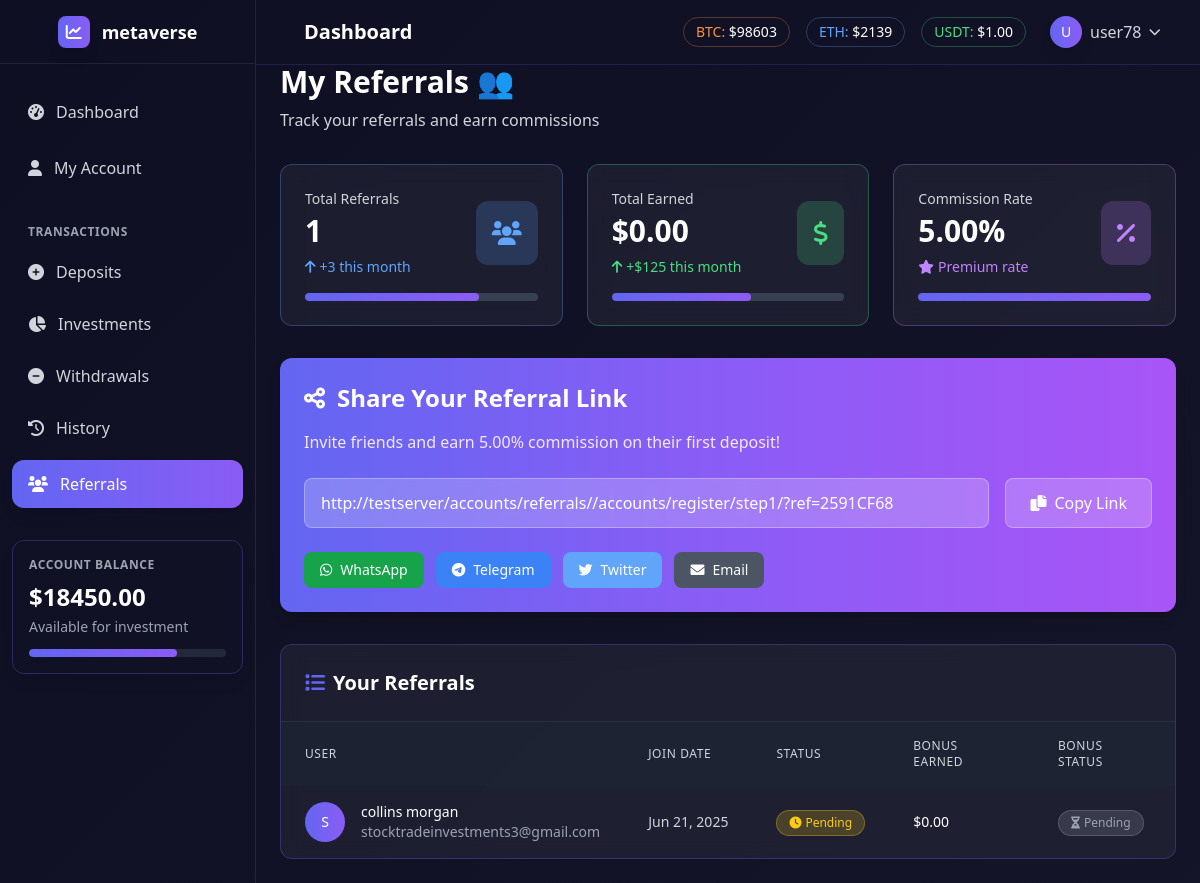
The app's page /accounts/referrals/ (signed in), older data.
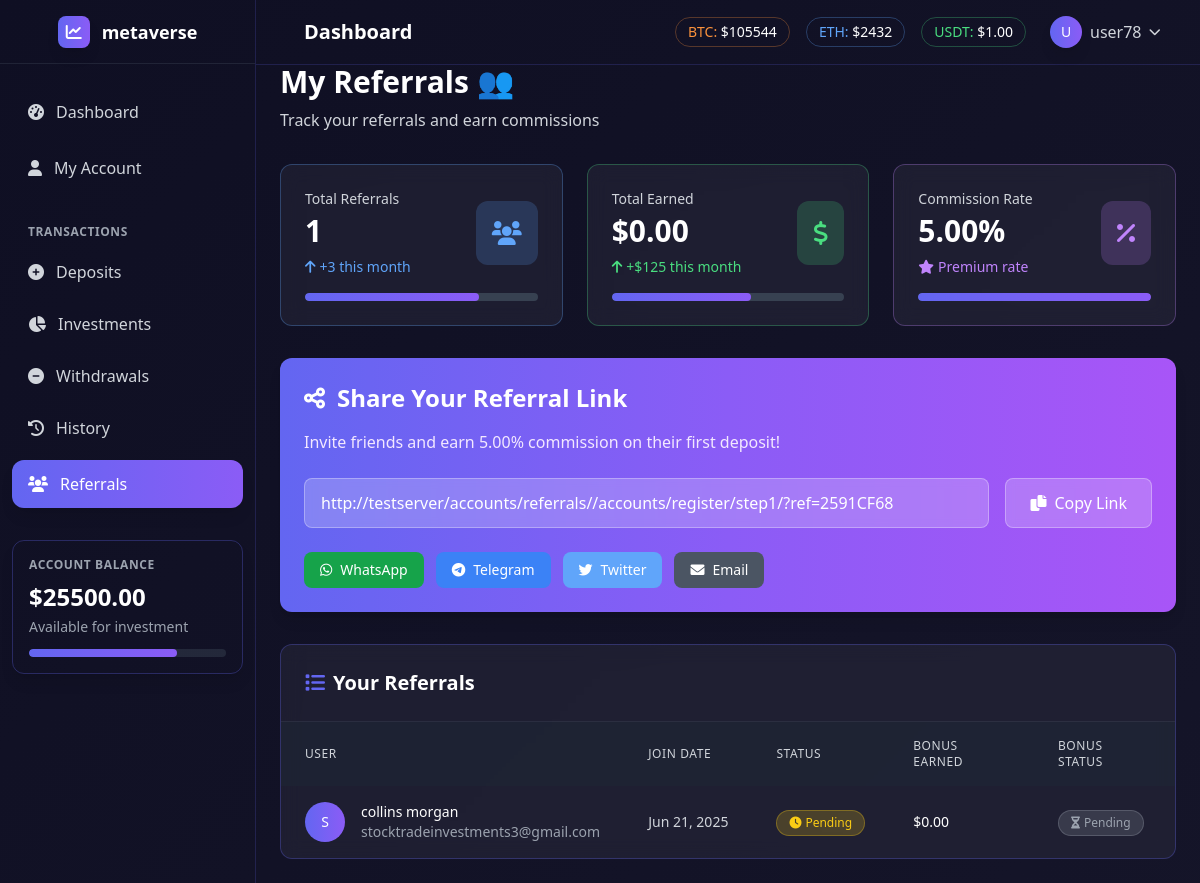
The same page, newer data.
### core/models.py (models this page shows, shortened)
class CurrencyRate(models.Model):
    currency_code = models.CharField(max_length=10)  # BTC, ETH, USDT, USD, EUR, etc.
    rate_usd = models.DecimalField(max_digits=15, decimal_places=8)  # Rate in USD
    last_updated = models.DateTimeField(auto_now=True)

### accounts/models.py (models this page shows, shortened)
class CustomUser(AbstractUser):
    email = models.EmailField(unique=True)
    full_name = models.CharField(max_length=100)
    is_verified = models.BooleanField(default=False)
    is_approved = models.BooleanField(default=False)
    registration_step = models.IntegerField(default=1)  # 1 or 2
    created_at = models.DateTimeField(auto_now_add=True)
    updated_at = models.DateTimeField(auto_now=True)
    USERNAME_FIELD = 'username'
    REQUIRED_FIELDS = ['email', 'full_name']

class UserProfile(models.Model):
    CURRENCY_CHOICES = [
        ('USD', 'US Dollar'),
        ('EUR', 'Euro'),
        ('GBP', 'British Pound'),
        ('NGN', 'Nigerian Naira'),
        ('GHS', 'Ghanaian Cedi'),
        ('KES', 'Kenyan Shilling'),
        ('ZAR', 'South African Rand'),
    ]
    user = models.OneToOneField(CustomUser, on_delete=models.CASCADE, related_name='profile')
    state = models.CharField(max_length=100, blank=True)
    country = models.CharField(max_length=100, blank=True)
    currency = models.CharField(max_length=3, choices=CURRENCY_CHOICES, default='USD')
    phone_number = models.CharField(max_length=20, blank=True)
    date_of_birth = models.DateField(null=True, blank=True)
    address = models.TextField(blank=True)
    referral_code = models.CharField(max_length=20, unique=True, blank=True)
    referred_by = models.ForeignKey('self', on_delete=models.SET_NULL, null=True, blank=True)
    account_balance = models.DecimalField(max_digits=15, decimal_places=2, default=0.00)
    total_deposit = models.DecimalField(max_digits=15, decimal_places=2, default=0.00)
    total_withdrawal = models.DecimalField(max_digits=15, decimal_places=2, default=0.00)
    total_bonus = models.DecimalField(max_digits=15, decimal_places=2, default=0.00)
    current_investment = models.DecimalField(max_digits=15, decimal_places=2, default=0.00)
    pending_withdrawal = models.DecimalField(max_digits=15, decimal_places=2, default=0.00)
    created_at = models.DateTimeField(auto_now_add=True)
    updated_at = models.DateTimeField(auto_now=True)

### accounts/views.py (the view)
# urls.py: path('referrals/', views.referrals, name='referrals'),
@login_required
def referrals(request):
    referrals = Referral.objects.filter(referrer=request.user).select_related('referred')
    return render(request, 'dashboard/referrals.html', {'referrals': referrals})

### admin_panel/context_processors.py (called while the page is built)
def investment_stats(request):
    if request.user.is_authenticated and request.user.is_staff:
        return {
            'investment_stats': calculate_investment_stats()
        }
    return {}

### core/context_processors.py (called while the page is built)
def site_settings(request):
    try:
        settings = SiteSettings.objects.first()
    except SiteSettings.DoesNotExist:
        settings = None
    return {'site_settings': settings}

def currency_rates(request):
    rates = {}
    try:
        currency_rates = CurrencyRate.objects.all()
        for rate in currency_rates:
            rates[rate.currency_code] = rate.rate_usd
    except:
        pass
    return {'currency_rates': rates}

### templates/dashboard/referrals.html (shortened to what the changed rows need)
{% extends 'base.html' %}
{% block content %}
<div class="pt-16 p-6 animate-fade-in">
    <div class="max-w-6xl mx-auto">
        <div class="mb-8">
            <h1 class="text-3xl font-bold text-white mb-2">My Referrals 👥</h1>
        </div>
        <div class="bg-gradient-to-r from-purple-primary via-purple-secondary to-purple-accent rounded-xl shadow-lg p-6 text-white mb-8 animate-gradient">
            <h2 class="text-2xl font-bold mb-4 flex items-center">
                <i class="fas fa-share-alt mr-3"></i>
                Share Your Referral Link
            </h2>
            <div class="flex flex-col sm:flex-row gap-4 mb-6">
                <div class="flex-1">
                    <input type="text"
                           value="{{ request.build_absolute_uri }}{% url 'accounts:register_step1' %}?ref={{ user.profile.referral_code }}"
                           id="referral-link"
                           class="w-full px-4 py-3 bg-white bg-opacity-20 border border-white border-opacity-30 rounded-lg text-white placeholder-purple-200 focus:outline-none focus:ring-2 focus:ring-white focus:ring-opacity-50 backdrop-blur-sm"
                           readonly>
                </div>
            </div>
        </div>
        <div class="glass-effect rounded-xl border border-purple-primary border-opacity-30">
            <div class="p-6 border-b border-gray-600 border-opacity-30">
                <h2 class="text-xl font-semibold text-white flex items-center">
                    <i class="fas fa-list mr-2 text-purple-primary"></i>
                    Your Referrals
                </h2>
            </div>
            <div class="overflow-x-auto">
                {% if referrals %}
                    <table class="min-w-full">
                        <thead class="bg-gray-800 bg-opacity-50">
                            <tr>
                                <th class="px-6 py-4 text-left text-xs font-medium text-gray-300 uppercase tracking-wider">User</th>
                                <th class="px-6 py-4 text-left text-xs font-medium text-gray-300 uppercase tracking-wider">Join Date</th>
                                <th class="px-6 py-4 text-left text-xs font-medium text-gray-300 uppercase tracking-wider">Status</th>
                                <th class="px-6 py-4 text-left text-xs font-medium text-gray-300 uppercase tracking-wider">Bonus Earned</th>
                                <th class="px-6 py-4 text-left text-xs font-medium text-gray-300 uppercase tracking-wider">Bonus Status</th>
                            </tr>
                        </thead>
                    </table>
                {% endif %}
            </div>
        </div>
    </div>
</div>
{% endblock %}

### templates/partials/navbar.html (shortened to what this page needs)
<nav class="navbar-glass fixed top-0 left-0 right-0 z-40 lg:left-64 transition-all duration-300 border-b border-purple-primary border-opacity-20">
    <div class="px-4 sm:px-6 lg:px-8">
        <div class="flex justify-between h-16">
            <div class="flex items-center">
                <h1 class="ml-4 text-xl font-semibold text-white">
                    {% block page_title %}Dashboard{% endblock %}
                </h1>
            </div>
            <div class="flex items-center space-x-4">
                <div class="hidden md:flex items-center space-x-4 text-sm">
                    {% if currency_rates.BTC %}
                        <div class="crypto-ticker ticker-glass px-3 py-1 rounded-full border border-orange-400 border-opacity-30">
                            <span class="text-orange-400">BTC:</span>
                            <span class="text-white font-medium">${{ currency_rates.BTC|floatformat:0 }}</span>
                        </div>
                    {% endif %}
                    {% if currency_rates.ETH %}
                        <div class="crypto-ticker ticker-glass px-3 py-1 rounded-full border border-blue-400 border-opacity-30">
                            <span class="text-blue-400">ETH:</span>
                            <span class="text-white font-medium">${{ currency_rates.ETH|floatformat:0 }}</span>
                        </div>
                    {% endif %}
                    {% if currency_rates.USDT %}
                        <div class="crypto-ticker ticker-glass px-3 py-1 rounded-full border border-green-400 border-opacity-30">
                            <span class="text-green-400">USDT:</span>
                            <span class="text-white font-medium">${{ currency_rates.USDT|floatformat:2 }}</span>
                        </div>
                    {% endif %}
                </div>
                <div class="relative">
                    <button id="user-menu-btn" class="flex items-center space-x-2 text-gray-300 hover:text-white transition-colors duration-200 p-2 rounded-lg hover:bg-white hover:bg-opacity-10">
                        <div class="w-8 h-8 bg-gradient-to-r from-purple-primary to-purple-secondary rounded-full flex items-center justify-center text-white text-sm font-medium shadow-lg">
                            {{ user.username|first|upper }}
                        </div>
                        <span class="hidden sm:block font-medium">{{ user.username }}</span>
                        <i class="fas fa-chevron-down text-xs"></i>
                    </button>
                </div>
            </div>
        </div>
    </div>
</nav>
{% include 'partials/sidebar.html' %}

### templates/partials/sidebar.html (shortened to what the changed rows need)
<div id="sidebar" class="fixed inset-y-0 left-0 z-30 w-64 sidebar-glass transform -translate-x-full transition-transform duration-300 ease-in-out lg:translate-x-0 border-r border-purple-primary border-opacity-20">
    <nav class="mt-6 px-3">
        <div class="mt-8 p-4 balance-card rounded-xl border border-purple-primary border-opacity-30 shadow-lg">
            <div class="text-gray-400 text-xs uppercase tracking-wider mb-2 font-semibold">Account Balance</div>
            <div class="text-white text-2xl font-bold mb-1">${{ user.profile.account_balance|floatformat:2 }}</div>
            <div class="text-gray-400 text-sm mb-3">Available for investment</div>
            <div class="h-2 bg-gray-700 bg-opacity-50 rounded-full overflow-hidden">
                <div class="progress-bar h-full rounded-full" style="width: 75%"></div>
            </div>
        </div>
    </nav>
</div>

Row changes from the older to the newer data that the page shows:
changed CurrencyRate (number 1 of 3 on the later page): BTC "98603" → "105544"
changed CurrencyRate (number 2 of 3 on the later page): ETH "2139" → "2432"
changed CustomUser "user78": profile.account_balance "18450.00" → "25500.00"
